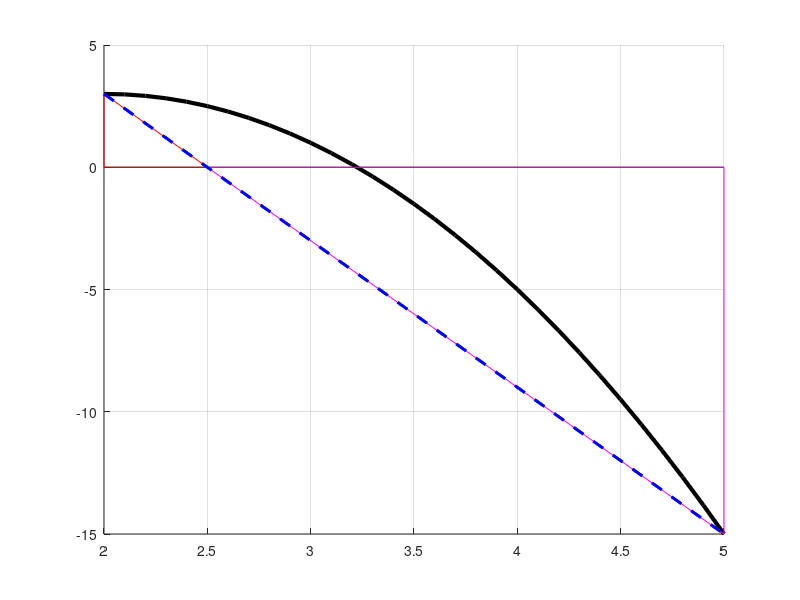

Here is the MATLAB script that generated this plot: (Note: this script raises an error after producing the figure.)

f = @(x) -2*(x-2).^2 + 3;
f1 = @(x) -2*x.^2+8*x-5;

a = 2;
b = 5
x= a:.1:b;


figure(10)
hold on
grid on


plot(x,f(x),'k','lineWidth',3)
plot([a,b],[0,0],'k','lineWidth',.5)
plot([a,b],[f(a),f(b)],'--b','lineWidth',2)

c = a +f(a) *(b-a)/(f(a)-f(b));
plot([a,a,c,a],[0,f(a),0,0],'r')


plot([b,b,c,b],[0,f(b),0,0],'m')


plot([a,b],[f(a),f(b)],'--b','lineWidth',2)

c_annot = annotation('textbox','interpreter','latex','String','$\bf \hat c$','FitBoxToText','on');
a_annot = annotation('textbox','interpreter','latex','String','$\bf a$','FitBoxToText','on');
b_annot = annotation('textbox','interpreter','latex','String','$\bf b$','FitBoxToText','on');
c_annot.FontSize=15;
a_annot.FontSize=15;
b_annot.FontSize=15;


%%
a=2;
b=5;
oa = 2;
ob = 5;

figure(1)
hold on
grid on

plot(x,f(x),'k','lineWidth',3)
plot([oa,ob],[0,0],'k','lineWidth',.5)

plot([a,b],[f(a),f(b)],'--b','lineWidth',2)

c = a +f(a) *(b-a)/(f(a)-f(b));
plot(c,f(c),'or','lineWidth',2)
plot([c,c],[0,f(c)],'--r')

%%
figure(2)
hold on
grid on
plot(x,f(x),'k','lineWidth',3)
plot([oa,ob],[0,0],'k','lineWidth',.5)

a=c

plot([a,b],[f(a),f(b)],'--b','lineWidth',2)

c = a +f(a) *(b-a)/(f(a)-f(b));
plot(c,f(c),'or','lineWidth',2)
plot([c,c],[0,f(c)],'--r')


%%
figure(3)
hold on
grid on
plot(x,f(x),'k','lineWidth',3)
plot([oa,ob],[0,0],'k','lineWidth',.5)

a=c

plot([a,b],[f(a),f(b)],'--b','lineWidth',2)

c = a +f(a) *(b-a)/(f(a)-f(b));
plot(c,f(c),'or','lineWidth',2)
plot([c,c],[0,f(c)],'--r')





%%
%%


f = @(x) exp((x-2).*2)-15;


a = 2;
b = 5
x= a:.1:b;

a=2;
b=5;
oa = 2;
ob = 5;

figure(1)
hold on
grid on

plot(x,f(x),'k','lineWidth',3)
plot([oa,ob],[0,0],'k','lineWidth',.5)


for i=1:5
    plot([a,b],[f(a),f(b)],'--b','lineWidth',2)
    c = a +f(a) *(b-a)/(f(a)-f(b));
    plot(c,f(c),'or','lineWidth',2)
    plot([c,c],[0,f(c)],'--r')

    a=c;
end
%     plot([a,b],[f(a),f(b)],'--b','lineWidth',2)
% c = a +f(a) *(b-a)/(f(a)-f(b));
% plot(c,f(c),'or','lineWidth',2)
% plot([c,c],[0,f(c)],'--r')




